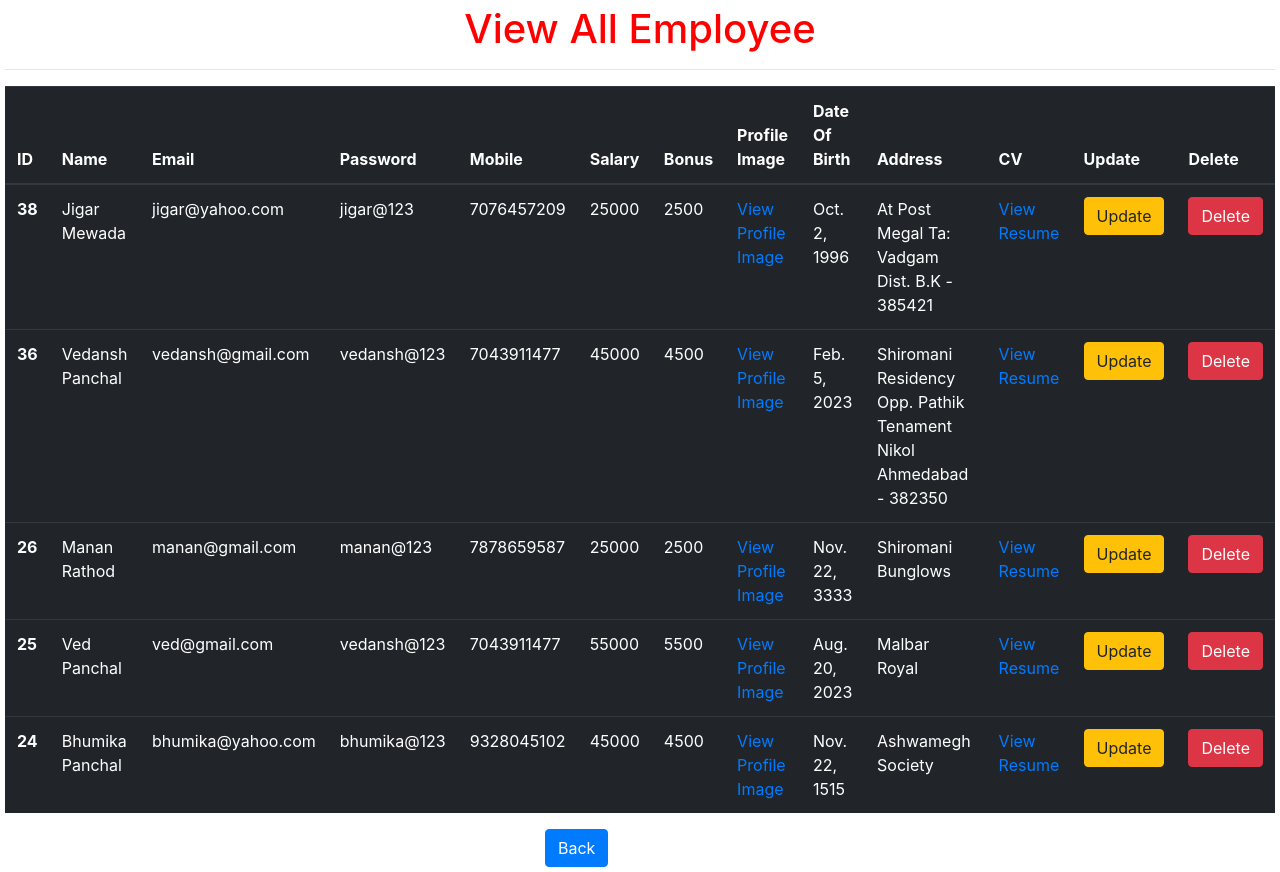
The app's page /view_all_emp, older data.
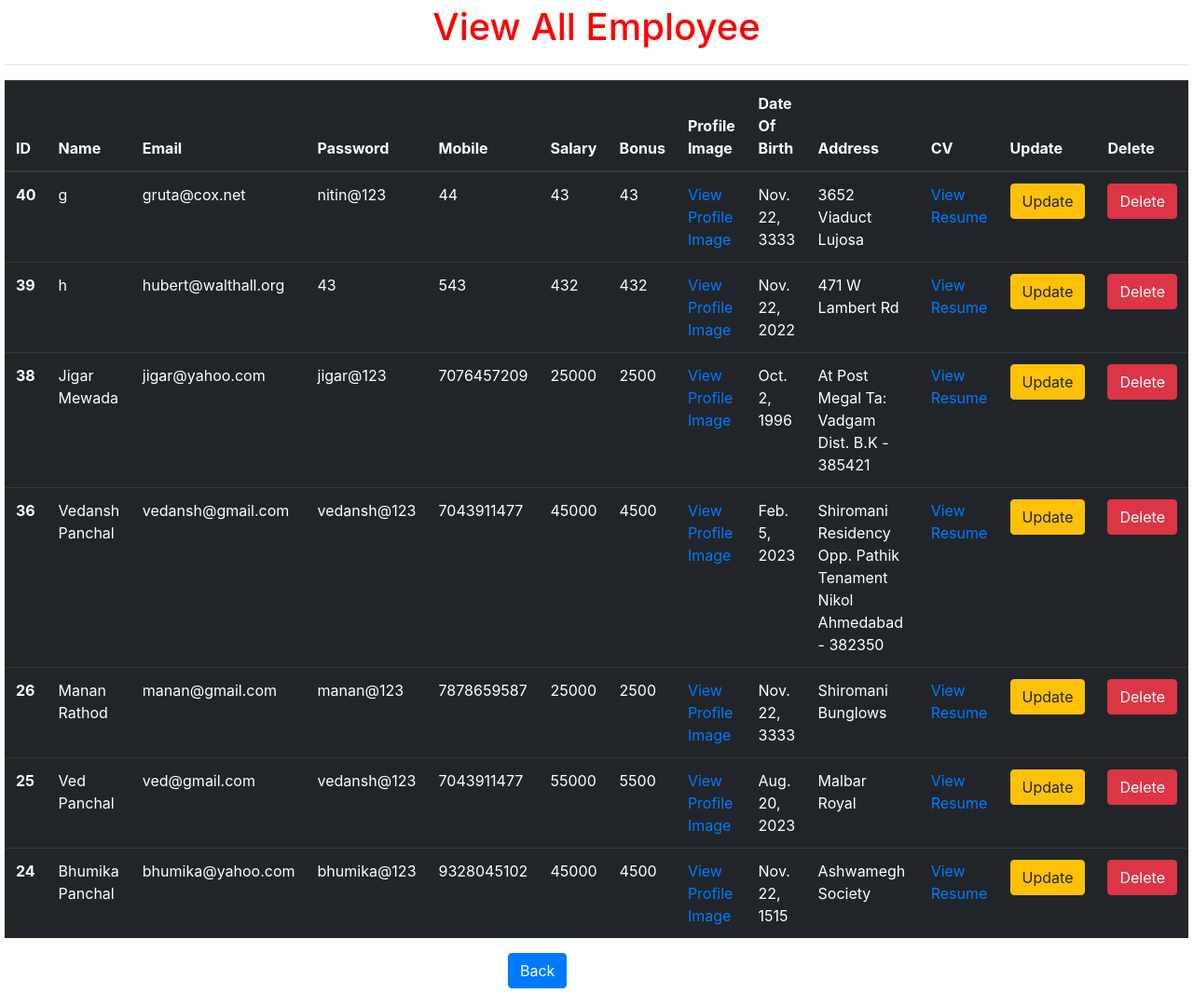
The same page, newer data.
### app/models.py (models this page shows)
class Employee(models.Model):
    name = models.CharField(max_length=50)
    email = models.EmailField(max_length=30)
    password = models.CharField(max_length=30)
    mobile = models.IntegerField()
    salary = models.IntegerField()
    bonus = models.IntegerField()
    profile_image = models.ImageField(upload_to='media/', null=True, default=None)
    dob = models.DateField()
    address = models.TextField(max_length=500, default=True)
    cv = models.FileField(upload_to='resume/', null=True, default=None)
    class Meta:
        ordering = ['-id']

### app/views.py (the view)
# urls.py: path('view_all_emp', views.view_all_emp, name='view_all_emp'),
def view_all_emp(request):
        emp_data = Employee.objects.all()
        dict = {
            'emp_data': emp_data
        }
        return render(request, 'view_all_emp.html', dict)

### app/templates/view_all_emp.html (shortened to what this page needs)
<!doctype html>
<html lang="en">
    <head>
        <link rel="stylesheet"
            href="https://cdn.jsdelivr.net/npm/bootstrap@4.0.0/dist/css/bootstrap.min.css"
>
    </head>
    <body>
        <h1 style="text-align: center; color:red">View All Employee</h1> <hr>
        <table class="table table-dark">
            <thead>
                <tr>
                    <th scope="col">ID</th>
                    <th scope="col">Name</th>
                    <th scope="col">Email</th>
                    <th scope="col">Password</th>
                    <th scope="col">Mobile</th>
                    <th scope="col">Salary</th>
                    <th scope="col">Bonus</th>
                    <th scope="col">Profile Image</th>
                    <th scope="col">Date Of Birth</th>
                    <th scope="col">Address</th>
                    <th scope="col">CV</th>
                    <th scope="col">Update</th>
                    <th scope="col">Delete</th>
                </tr>
            </thead>
            <tbody>
                {% for i in emp_data %}
                <tr>
                    <th scope="row">{{i.id}}</th>
                    <td>{{i.name}}</td>
                    <td>{{i.email}}</td>
                    <td>{{i.password}}</td>
                    <td>{{i.mobile}}</td>
                    <td>{{i.salary}}</td>
                    <td>{{i.bonus}}</td>
                    <td><a href="{{ i.profile_image.url }}" target="_blank">View Profile Image</a></td>
                    <td>{{i.dob}}</td>
                    <td>{{i.address}}</td>
                    <td><a href="{{ i.cv.url }}" target="_blank">View Resume</a></td>
                    <td><a href="{% url 'update_emp' i.id %}"><button
                                type="button" class="btn btn-warning">Update</button></a></td>
                    <td><form action="{% url 'delete_emp' i.id %}" method="post"><button
                                type="submit" class="btn btn-danger">Delete</button>
                            {% csrf_token %}</form></td>
                </tr>
                {% endfor %}
            </tbody>
        </table>
        <a class="btn btn-primary" href="/add_emp" role="button"
            style="margin-left: 540px;">Back</a>
    </body>
</html>

Row changes from the older to the newer data that the page shows:
added Employee: id "40", name "g", email "gruta@cox.net", password "nitin@123", mobile "44", salary "43", bonus "43", dob "Nov. 22, 3333", address "3652 Viaduct Lujosa"
added Employee: id "39", name "h", email "hubert@walthall.org", password "43", mobile "543", salary "432", bonus "432", dob "Nov. 22, 2022", address "471 W Lambert Rd"
